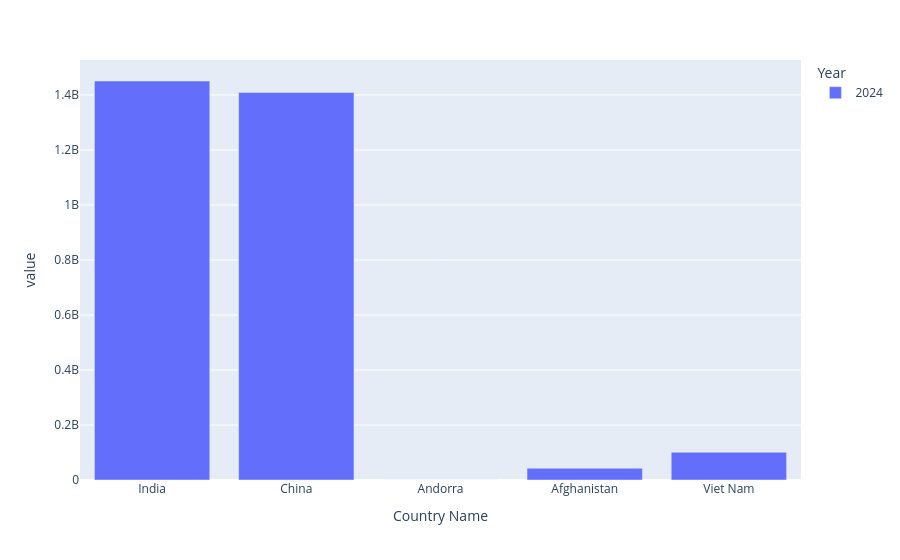

Notebook cell for this chart:
### Code cell
px.bar(df_pivot_2024)

### Figure 1 — Plotly figure (JSON) as saved in the notebook; plotly's stock layout.template omitted (floating-point values rounded to 4 significant figures)
{"data": [{"hovertemplate": "Year=2024<br>Country Name=%{x}<br>value=%{y}<extra></extra>", "legendgroup": "2024", "marker": {"color": "#636efa", "pattern": {"shape": ""}}, "name": "2024", "orientation": "v", "showlegend": true, "textposition": "auto", "type": "bar", "x": ["India", "China", "Andorra", "Afghanistan", "Viet Nam"], "xaxis": "x", "y": [1451000000.0, 1409000000.0, 81940.0, 42650000.0, 101000000.0], "yaxis": "y"}], "layout": {"barmode": "relative", "legend": {"title": {"text": "Year"}, "tracegroupgap": 0}, "margin": {"t": 60}, "xaxis": {"anchor": "y", "domain": [0, 1], "title": {"text": "Country Name"}}, "yaxis": {"anchor": "x", "domain": [0, 1], "title": {"text": "value"}}}}
